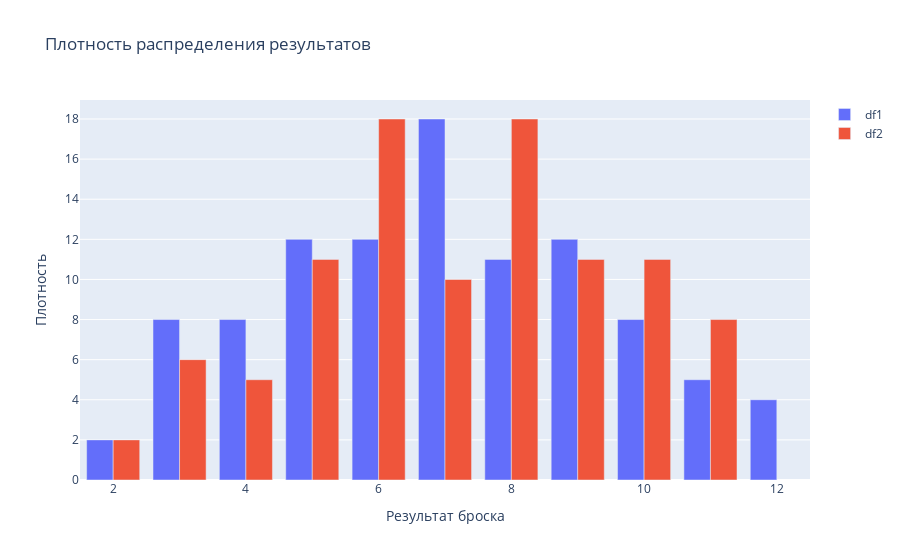

The code cell stored with this chart in its notebook:
### Code cell
fig = go.Figure()
fig.add_trace(go.Bar(x = labels_1, y = values_1, name = 'df1'))
fig.add_trace(go.Bar(x = labels_1, y = values_2, name = 'df2'))
fig.update_layout(title = 'Плотность распределения результатов',
                 xaxis_title = 'Результат броска', 
                 yaxis_title = 'Плотность')
fig.show()

### Figure 1 — Plotly figure (JSON) as saved in the notebook; plotly's stock layout.template omitted (floating-point values rounded to 4 significant figures)
{"data": [{"name": "df1", "type": "bar", "x": [2, 3, 4, 5, 6, 7, 8, 9, 10, 11, 12], "y": [2, 8, 8, 12, 12, 18, 11, 12, 8, 5, 4]}, {"name": "df2", "type": "bar", "x": [2, 3, 4, 5, 6, 7, 8, 9, 10, 11, 12], "y": [2, 6, 5, 11, 18, 10, 18, 11, 11, 8]}], "layout": {"title": {"text": "Плотность распределения результатов"}, "xaxis": {"title": {"text": "Результат броска"}}, "yaxis": {"title": {"text": "Плотность"}}}}
